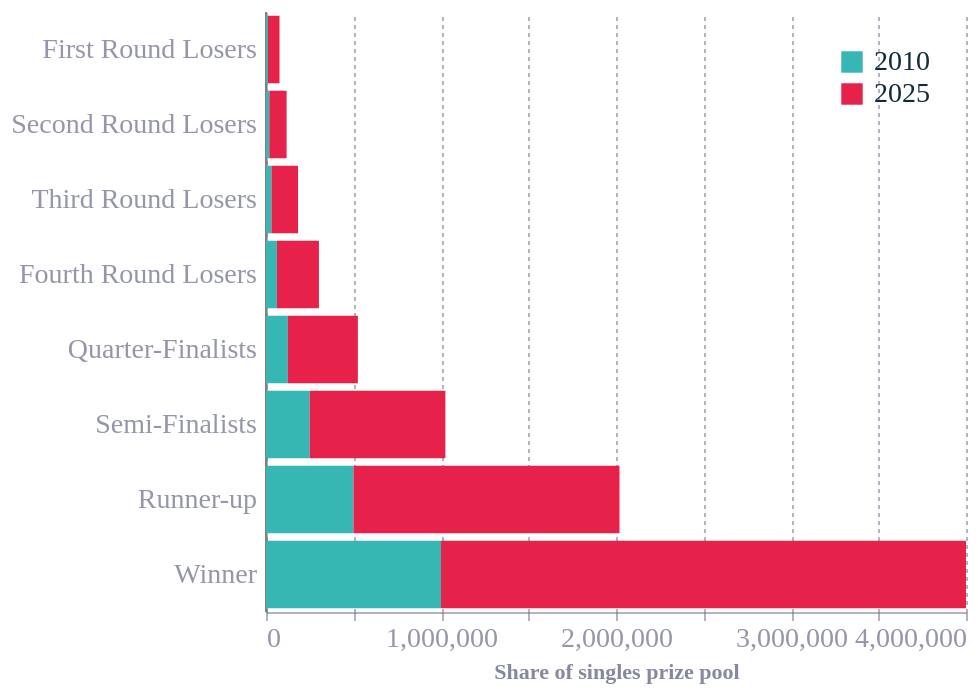

The notebook cell saved with this chart:
### Code cell
# 1. share-of-total within each year
df['share'] = df.groupby('Year')['Prize_Per_Player_GBP'].transform(lambda x: x / x.sum())

# 2. flip sign for 2010 so bars diverge from centre
df['share_plot'] = df.apply(lambda r: -r['share'] if r['Year']==2010 else r['share'], axis=1)

order = ['First Round Losers','Second Round Losers','Third Round Losers','Fourth Round Losers',
         'Quarter-Finalists','Semi-Finalists','Runner-up','Winner']

chart = (alt.Chart(df)
         .mark_bar()
         .encode(
             alt.Y('Round:N').sort(order).title('').axis(
                 titleAngle=0,
                 titleAnchor='start',
                 titleX=2,
                 titleY=-2,
                 titleFontSize=13
             ),
             alt.X('Prize_Per_Player_GBP:Q').title('Share of singles prize pool').axis(
             ).scale(
                 nice=False
             ),
             alt.Color('Year:N').scale().legend(orient='top-right', labelFontSize=14, symbolSize=115),
             tooltip=['Year','Round','share:Q']
         )
         .properties(width=350)
)


# Draw a thin vertical centre line
centre = alt.Chart(pd.DataFrame({'x':[0]})).mark_rule(color='gray').encode(x='x:Q')

chart = (centre + chart).configure_axis(grid=False, labelFontSize=14)

chart.display()

# styles.save(chart, 'raw', 'fig6-prize-distribution', width=350, height=270)

### Figure 1 — Vega-Lite specification as saved in the notebook (floating-point values rounded to 4 significant figures)
{"config": {"font": "Circular Std", "text": {"color": "#676A86", "align": "left", "baseline": "middle", "dx": 7, "dy": 0, "fontSize": 11}, "view": {"stroke": null, "continuousWidth": 400, "continuousHeight": 300, "discreteWidth": 400, "discreteHeight": 300}, "range": {"category": ["#36B7B4", "#E6224B", "#F4C245", "#0063AF", "#00A767", "#179FDB", "#EB5C2E"], "diverging": ["#E6224B", "#E54753", "#C9C9C9", "#179FDB", "#122B39"], "heatmap": ["#C9C9C9", "#179FDB", "#0063AF", "#122B39"], "ordinal": ["#00A767", "#36B7B4", "#179FDB", "#0063AF", "#243B5A"]}, "bar": {"color": "#179fdb"}, "line": {"color": "#e6224b"}, "rule": {"color": "#676A86"}, "area": {"opacity": 0.3}, "point": {"filled": true, "size": 80, "color": "#e6224b", "opacity": 0.95}, "geoshape": {"stroke": "white", "strokeWidth": 0.3}, "rect": {"fill": "#d6d4d4", "opacity": 0.3}, "axis": {"labelColor": "#676A86", "labelFontSize": 14, "labelFont": "Circular Std", "labelOpacity": 0.7, "tickColor": "#676A86", "tickOpacity": 0.5, "domainColor": "#676A86", "domainOpacity": 0.5, "gridColor": "#676A86", "gridDash": [2, 2], "gridOpacity": 0.5, "title": null, "titleColor": "#676A86", "titleOpacity": 0.8, "tickSize": 4, "grid": false}, "axisXDiscrete": {"grid": false, "labelAngle": 0, "tickCount": 10, "tickOpacity": 0.5, "title": null}, "axisYDiscrete": {"ticks": false, "labelPadding": 5}, "axisXTemporal": {"grid": false, "ticks": true}, "axisXQuantitative": {"grid": true}, "axisYQuantitative": {"gridColor": "#676A86", "gridDash": [1, 5], "gridOpacity": 0.5, "ticks": false, "labelPadding": 5, "tickCount": 8, "titleAngle": 0, "titleAlign": "left", "titleBaseline": "bottom", "titleX": 0, "titleY": -5}, "title": {"color": "#676A86E6", "subtitleColor": "#676A86", "font": "Circular Std", "subtitleFont": "Circular Std", "anchor": "start", "fontSize": 14, "subtitleFontSize": 12, "subtitlePadding": 4, "offset": 0, "frame": "group"}, "legend": {"titleColor": "#122b39", "title": null, "labelColor": "#122b39", "labelFontSize": 11}}, "layer": [{"data": {"name": "data-d285a7403ed98ae579761d64a864032b"}, "mark": {"type": "rule", "color": "gray"}, "encoding": {"x": {"field": "x", "type": "quantitative"}}}, {"data": {"name": "data-a5088bc0ace1f0729a6bc6d3e06ace97"}, "mark": {"type": "bar"}, "encoding": {"color": {"field": "Year", "legend": {"orient": "top-right", "labelFontSize": 14, "symbolSize": 115}, "scale": {}, "type": "nominal"}, "tooltip": [{"field": "Year", "type": "quantitative"}, {"field": "Round", "type": "nominal"}, {"field": "share", "type": "quantitative"}], "x": {"axis": {}, "field": "Prize_Per_Player_GBP", "scale": {"nice": false}, "title": "Share of singles prize pool", "type": "quantitative"}, "y": {"axis": {"titleAngle": 0, "titleAnchor": "start", "titleX": 2, "titleY": -2, "titleFontSize": 13}, "field": "Round", "sort": ["First Round Losers", "Second Round Losers", "Third Round Losers", "Fourth Round Losers", "Quarter-Finalists", "Semi-Finalists", "Runner-up", "Winner"], "title": "", "type": "nominal"}}}], "width": 350, "$schema": "https://vega.github.io/schema/vega-lite/v5.20.1.json", "datasets": {"data-d285a7403ed98ae579761d64a864032b": [{"x": 0}], "data-a5088bc0ace1f0729a6bc6d3e06ace97": [{"Year": 2010, "Round": "Winner", "Prize_Per_Player_GBP": 1000000, "Total_Prize_GBP": 1000000, "Increase_Pct": 17.6, "share": 0.5003, "share_plot": -0.5003}, {"Year": 2010, "Round": "Runner-up", "Prize_Per_Player_GBP": 500000, "Total_Prize_GBP": 500000, "Increase_Pct": 17.6, "share": 0.2502, "share_plot": -0.2502}, {"Year": 2010, "Round": "Semi-Finalists", "Prize_Per_Player_GBP": 250000, "Total_Prize_GBP": 500000, "Increase_Pct": 17.6, "share": 0.1251, "share_plot": -0.1251}, {"Year": 2010, "Round": "Quarter-Finalists", "Prize_Per_Player_GBP": 125000, "Total_Prize_GBP": 500000, "Increase_Pct": 17.6, "share": 0.06254, "share_plot": -0.06254}, {"Year": 2010, "Round": "Fourth Round Losers", "Prize_Per_Player_GBP": 62500, "Total_Prize_GBP": 500000, "Increase_Pct": 17.4, "share": 0.03127, "share_plot": -0.03127}, {"Year": 2010, "Round": "Third Round Losers", "Prize_Per_Player_GBP": 31250, "Total_Prize_GBP": 500000, "Increase_Pct": 6.8, "share": 0.01563, "share_plot": -0.01563}, {"Year": 2010, "Round": "Second Round Losers", "Prize_Per_Player_GBP": 18750, "Total_Prize_GBP": 600000, "Increase_Pct": 5.6, "share": 0.009381, "share_plot": -0.009381}, {"Year": 2010, "Round": "First Round Losers", "Prize_Per_Player_GBP": 11250, "Total_Prize_GBP": 720000, "Increase_Pct": 4.7, "share": 0.005629, "share_plot": -0.005629}, {"Year": 2025, "Round": "Winner", "Prize_Per_Player_GBP": 3000000, "Total_Prize_GBP": 3000000, "Increase_Pct": 11.1, "share": 0.4798, "share_plot": 0.4798}, {"Year": 2025, "Round": "Runner-up", "Prize_Per_Player_GBP": 1520000, "Total_Prize_GBP": 1520000, "Increase_Pct": 8.6, "share": 0.2431, "share_plot": 0.2431}, {"Year": 2025, "Round": "Semi-Finalists", "Prize_Per_Player_GBP": 775000, "Total_Prize_GBP": 1550000, "Increase_Pct": 8.4, "share": 0.124, "share_plot": 0.124}, {"Year": 2025, "Round": "Quarter-Finalists", "Prize_Per_Player_GBP": 400000, "Total_Prize_GBP": 1600000, "Increase_Pct": 6.7, "share": 0.06398, "share_plot": 0.06398}, {"Year": 2025, "Round": "Fourth Round Losers", "Prize_Per_Player_GBP": 240000, "Total_Prize_GBP": 1920000, "Increase_Pct": 6.2, "share": 0.03839, "share_plot": 0.03839}, {"Year": 2025, "Round": "Third Round Losers", "Prize_Per_Player_GBP": 152000, "Total_Prize_GBP": 2432000, "Increase_Pct": 6.3, "share": 0.02431, "share_plot": 0.02431}, {"Year": 2025, "Round": "Second Round Losers", "Prize_Per_Player_GBP": 99000, "Total_Prize_GBP": 3168000, "Increase_Pct": 6.5, "share": 0.01583, "share_plot": 0.01583}, {"Year": 2025, "Round": "First Round Losers", "Prize_Per_Player_GBP": 66000, "Total_Prize_GBP": 4224000, "Increase_Pct": 10.0, "share": 0.01056, "share_plot": 0.01056}]}}
